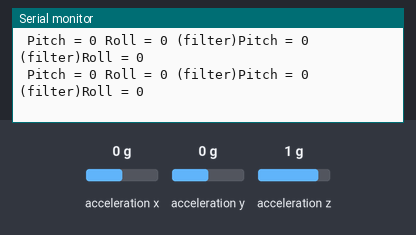
The sketch below on a simulated Arduino Uno, built with avr-gcc and run on an emulated ATmega328P. Shown: the last lines printed to the serial monitor. Wiring (inferred from the names in the program): ADXL345 accelerometer at I2C address 0x53. The test bench sets the inputs (shaded band); at power-on: acceleration x 0 g, acceleration y 0 g, acceleration z 1 g.

Above: at 1.2 s.
1.3 s: acceleration x set to -1.4 g
At 1.36 s:
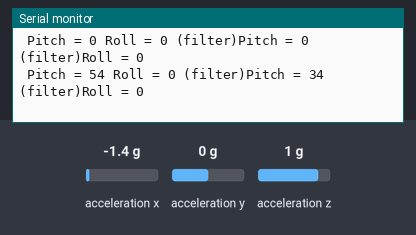
4.3 s: acceleration y set to -1.4 g
At 4.37 s:
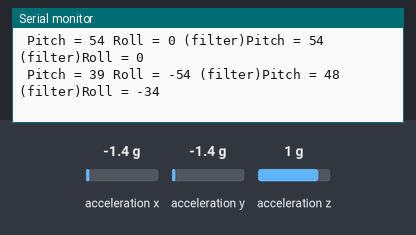
7.3 s: acceleration z set to -1.4 g
At 7.38 s:
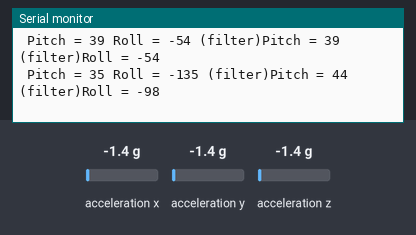
10.3 s: acceleration x set to 0 g
At 10.39 s:
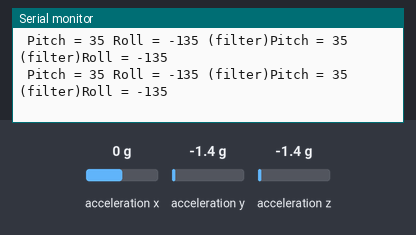
Timing chart, 0 to 13.3 s (numbered marks = the images above; inputs shaded):
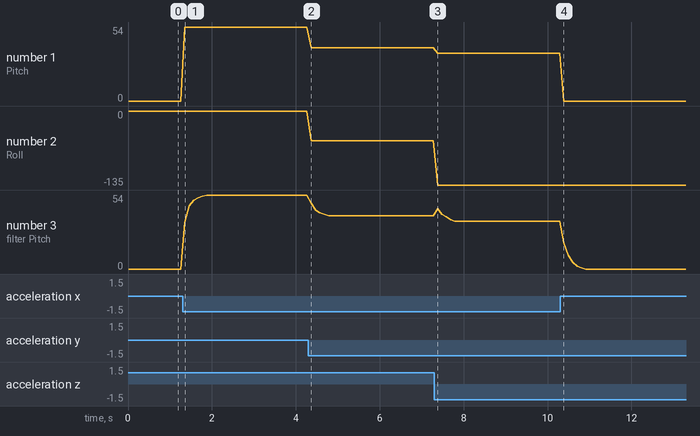

Measured:
- after the input at 1.3 s, the serial monitor: prints a new line after 0.06 s (image 1)
- after the input at 4.3 s, the serial monitor: prints a new line after 0.07 s (image 2)
- after the input at 7.3 s, the serial monitor: prints a new line after 0.08 s (image 3)
- plotted number 1: 0 → 54 after the input at 1.3 s, 54 → 39 after the input at 4.3 s, 39 → 35 after the input at 7.3 s, 35 → 0 after the input at 10.3 s
- plotted number 2: 0 → -54 after the input at 4.3 s, -54 → -135 after the input at 7.3 s
- plotted number 3: 0 → 54 after the input at 1.3 s, 54 → 39 after the input at 4.3 s, 39 → 35 after the input at 7.3 s, 35 → 0 after the input at 10.3 s

The sketch:

accelerometerPitchRoll_lpf.ino
```cpp
/*
    ADXL345 Triple Axis Accelerometer. Pitch & Roll calculation
    Read more: http://www.jarzebski.pl/arduino/czujniki-i-sensory/3-osiowy-akcelerometr-adxl345.html
    GIT: https://github.com/jarzebski/Arduino-ADXL345
    Web: http://www.jarzebski.pl
    (c) 2014 by Korneliusz Jarzebski
*/

#include <Wire.h>
#include "ADXL345.h"

ADXL345 accelerometer;

void setup(void)
{
  Serial.begin(9600);

  // Initialize ADXL345
  Serial.println("Initialize ADXL345");

  if (!accelerometer.begin())
  {
    Serial.println("Could not find a valid ADXL345 sensor, check wiring!");
    delay(500);
  }

  // Set measurement range
  // +/-  2G: ADXL345_RANGE_2G
  // +/-  4G: ADXL345_RANGE_4G
  // +/-  8G: ADXL345_RANGE_8G
  // +/- 16G: ADXL345_RANGE_16G
  accelerometer.setRange(ADXL345_RANGE_16G);
}

void loop(void)
{
  // Read normalized values
  Vector norm = accelerometer.readNormalize();

  // Low Pass Filter to smooth out data. 0.1 - 0.9
  Vector filtered = accelerometer.lowPassFilter(norm, 0.5);

  // Calculate Pitch & Roll
  int pitch = -(atan2(norm.XAxis, sqrt(norm.YAxis*norm.YAxis + norm.ZAxis*norm.ZAxis))*180.0)/M_PI;
  int roll  = (atan2(norm.YAxis, norm.ZAxis)*180.0)/M_PI;

  // Calculate Pitch & Roll (Low Pass Filter)
  int fpitch = -(atan2(filtered.XAxis, sqrt(filtered.YAxis*filtered.YAxis + filtered.ZAxis*filtered.ZAxis))*180.0)/M_PI;
  int froll  = (atan2(filtered.YAxis, filtered.ZAxis)*180.0)/M_PI;

  // Output
  Serial.print(" Pitch = ");
  Serial.print(pitch);
  Serial.print(" Roll = ");
  Serial.print(roll);

  // Output (filtered)
  Serial.print(" (filter)Pitch = ");
  Serial.print(fpitch);
  Serial.print(" (filter)Roll = ");
  Serial.print(froll);
  Serial.println();

  delay(100);
}
```

ADXL345.cpp
```cpp
// (licence header left out)
#if ARDUINO >= 100
#include "Arduino.h"
#else
#include "WProgram.h"
#endif

#include <Wire.h>

#include "ADXL345.h"

bool ADXL345::begin()
{
    f.XAxis = 0;
    f.YAxis = 0;
    f.ZAxis = 0;

    Wire.begin();

    // Check ADXL345 REG DEVID
    if (fastRegister8(ADXL345_REG_DEVID) != 0xE5)
    {
        return false;
    }

    // Enable measurement mode (0b00001000)
    writeRegister8(ADXL345_REG_POWER_CTL, 0x08);

    clearSettings();

    return true;
}

// Set Range
void ADXL345::setRange(adxl345_range_t range)
{
  // Get actual value register
  uint8_t value = readRegister8(ADXL345_REG_DATA_FORMAT);

  // Update the data rate
  // (&) 0b11110000 (0xF0 - Leave HSB)
  // (|) 0b0000xx?? (range - Set range)
  // (|) 0b00001000 (0x08 - Set Full Res)
  value &= 0xF0;
  value |= range;
  value |= 0x08;

  writeRegister8(ADXL345_REG_DATA_FORMAT, value);
}

// Get Range
adxl345_range_t ADXL345::getRange(void)
{
    return (adxl345_range_t)(readRegister8(ADXL345_REG_DATA_FORMAT) & 0x03);
}

// Set Data Rate
void ADXL345::setDataRate(adxl345_dataRate_t dataRate)
{
    writeRegister8(ADXL345_REG_BW_RATE, dataRate);
}

// Get Data Rate
adxl345_dataRate_t ADXL345::getDataRate(void)
{
    return (adxl345_dataRate_t)(readRegister8(ADXL345_REG_BW_RATE) & 0x0F);
}

// Low Pass Filter
Vector ADXL345::lowPassFilter(Vector vector, float alpha)
{
    f.XAxis = vector.XAxis * alpha + (f.XAxis * (1.0 - alpha));
    f.YAxis = vector.YAxis * alpha + (f.YAxis * (1.0 - alpha));
    f.ZAxis = vector.ZAxis * alpha + (f.ZAxis * (1.0 - alpha));
    return f;
}

// Read raw values
Vector ADXL345::readRaw(void)
{
    r.XAxis = readRegister16(ADXL345_REG_DATAX0);
    r.YAxis = readRegister16(ADXL345_REG_DATAY0);
    r.ZAxis = readRegister16(ADXL345_REG_DATAZ0);
    return r;
}

// Read normalized values
Vector ADXL345::readNormalize(float gravityFactor)
{
    readRaw();

    // (4 mg/LSB scale factor in Full Res) * gravity factor
    n.XAxis = r.XAxis * 0.004 * gravityFactor;
    n.YAxis = r.YAxis * 0.004 * gravityFactor;
    n.ZAxis = r.ZAxis * 0.004 * gravityFactor;

    return n;
}

// Read scaled values
Vector ADXL345::readScaled(void)
{
    readRaw();

    // (4 mg/LSB scale factor in Full Res)
    n.XAxis = r.XAxis * 0.004;
    n.YAxis = r.YAxis * 0.004;
    n.ZAxis = r.ZAxis * 0.004;

    return n;
}

void ADXL345::clearSettings(void)
{
    setRange(ADXL345_RANGE_2G);
    setDataRate(ADXL345_DATARATE_100HZ);

    writeRegister8(ADXL345_REG_THRESH_TAP, 0x00);
    writeRegister8(ADXL345_REG_DUR, 0x00);
    writeRegister8(ADXL345_REG_LATENT, 0x00);
    writeRegister8(ADXL345_REG_WINDOW, 0x00);
    writeRegister8(ADXL345_REG_THRESH_ACT, 0x00);
    writeRegister8(ADXL345_REG_THRESH_INACT, 0x00);
    writeRegister8(ADXL345_REG_TIME_INACT, 0x00);
    writeRegister8(ADXL345_REG_THRESH_FF, 0x00);
    writeRegister8(ADXL345_REG_TIME_FF, 0x00);

    uint8_t value;

    value = readRegister8(ADXL345_REG_ACT_INACT_CTL);
    value &= 0b10001000;
    writeRegister8(ADXL345_REG_ACT_INACT_CTL, value);

    value = readRegister8(ADXL345_REG_TAP_AXES);
    value &= 0b11111000;
    writeRegister8(ADXL345_REG_TAP_AXES, value);
}

// Set Tap Threshold (62.5mg / LSB)
void ADXL345::setTapThreshold(float threshold)
{
    uint8_t scaled = constrain(threshold / 0.0625f, 0, 255);
    writeRegister8(ADXL345_REG_THRESH_TAP, scaled);
}

// Get Tap Threshold (62.5mg / LSB)
float ADXL345::getTapThreshold(void)
{
    return readRegister8(ADXL345_REG_THRESH_TAP) * 0.0625f;
}

// Set Tap Duration (625us / LSB)
void ADXL345::setTapDuration(float duration)
{
    uint8_t scaled = constrain(duration / 0.000625f, 0, 255);
    writeRegister8(ADXL345_REG_DUR, scaled);
}

// Get Tap Duration (625us / LSB)
float ADXL345::getTapDuration(void)
{
    return readRegister8(ADXL345_REG_DUR) * 0.000625f;
}

// Set Double Tap Latency (1.25ms / LSB)
void ADXL345::setDoubleTapLatency(float latency)
{
    uint8_t scaled = constrain(latency / 0.00125f, 0, 255);
    writeRegister8(ADXL345_REG_LATENT, scaled);
}

// Get Double Tap Latency (1.25ms / LSB)
float ADXL345::getDoubleTapLatency()
{
    return readRegister8(ADXL345_REG_LATENT) * 0.00125f;
}

// Set Double Tap Window (1.25ms / LSB)
void ADXL345::setDoubleTapWindow(float window)
{
    uint8_t scaled = constrain(window / 0.00125f, 0, 255);
    writeRegister8(ADXL345_REG_WINDOW, scaled);
}

// Get Double Tap Window (1.25ms / LSB)
float ADXL345::getDoubleTapWindow(void)
{
    return readRegister8(ADXL345_REG_WINDOW) * 0.00125f;
}

// Set Activity Threshold (62.5mg / LSB)
void ADXL345::setActivityThreshold(float threshold)
{
    uint8_t scaled = constrain(threshold / 0.0625f, 0, 255);
    writeRegister8(ADXL345_REG_THRESH_ACT, scaled);
}

// Get Activity Threshold (65.5mg / LSB)
float ADXL345::getActivityThreshold(void)
{
    return readRegister8(ADXL345_REG_THRESH_ACT) * 0.0625f;
}

// Set Inactivity Threshold (65.5mg / LSB)
void ADXL345::setInactivityThreshold(float threshold)
{
    uint8_t scaled = constrain(threshold / 0.0625f, 0, 255);
    writeRegister8(ADXL345_REG_THRESH_INACT, scaled);
}

// Get Incactivity Threshold (65.5mg / LSB)
float ADXL345::getInactivityThreshold(void)
{
    return readRegister8(ADXL345_REG_THRESH_INACT) * 0.0625f;
}

// Set Inactivity Time (s / LSB)
void ADXL345::setTimeInactivity(uint8_t time)
{
    writeRegister8(ADXL345_REG_TIME_INACT, time);
}

// Get Inactivity Time (s / LSB)
uint8_t ADXL345::getTimeInactivity(void)
{
    return readRegister8(ADXL345_REG_TIME_INACT);
}

// Set Free Fall Threshold (65.5mg / LSB)
void ADXL345::setFreeFallThreshold(float threshold)
{
    uint8_t scaled = constrain(threshold / 0.0625f, 0, 255);
    writeRegister8(ADXL345_REG_THRESH_FF, scaled);
}

// Get Free Fall Threshold (65.5mg / LSB)
float ADXL345::getFreeFallThreshold(void)
{
    return readRegister8(ADXL345_REG_THRESH_FF) * 0.0625f;
}

// Set Free Fall Duratiom (5ms / LSB)
void ADXL345::setFreeFallDuration(float duration)
{
    uint8_t scaled = constrain(duration / 0.005f, 0, 255);
    writeRegister8(ADXL345_REG_TIME_FF, scaled);
}

// Get Free Fall Duratiom
float ADXL345::getFreeFallDuration()
{
    return readRegister8(ADXL345_REG_TIME_FF) * 0.005f;
}

void ADXL345::setActivityX(bool state)
{
    writeRegisterBit(ADXL345_REG_ACT_INACT_CTL, 6, state);
}

bool ADXL345::getActivityX(void)
{
    return readRegisterBit(ADXL345_REG_ACT_INACT_CTL, 6);
}

void ADXL345::setActivityY(bool state)
{
    writeRegisterBit(ADXL345_REG_ACT_INACT_CTL, 5, state);
}

bool ADXL345::getActivityY(void)
{
    return readRegisterBit(ADXL345_REG_ACT_INACT_CTL, 5);
}

void ADXL345::setActivityZ(bool state)
{
    writeRegisterBit(ADXL345_REG_ACT_INACT_CTL, 4, state);
}

bool ADXL345::getActivityZ(void)
{
    return readRegisterBit(ADXL345_REG_ACT_INACT_CTL, 4);
}

void ADXL345::setActivityXYZ(bool state)
{
    uint8_t value;

    value = readRegister8(ADXL345_REG_ACT_INACT_CTL);

    if (state)
    {
	value |= 0b00111000;
    } else
    {
	value &= 0b11000111;
    }

    writeRegister8(ADXL345_REG_ACT_INACT_CTL, value);
}


void ADXL345::setInactivityX(bool state)
{
    writeRegisterBit(ADXL345_REG_ACT_INACT_CTL, 2, state);
}

bool ADXL345::getInactivityX(void)
{
    return readRegisterBit(ADXL345_REG_ACT_INACT_CTL, 2);
}

void ADXL345::setInactivityY(bool state)
{
    writeRegisterBit(ADXL345_REG_ACT_INACT_CTL, 1, state);
}

bool ADXL345::getInactivityY(void)
{
    return readRegisterBit(ADXL345_REG_ACT_INACT_CTL, 1);
}

void ADXL345::setInactivityZ(bool state)
{
    writeRegisterBit(ADXL345_REG_ACT_INACT_CTL, 0, state);
}

bool ADXL345::getInactivityZ(void)
{
    return readRegisterBit(ADXL345_REG_ACT_INACT_CTL, 0);
}

void ADXL345::setInactivityXYZ(bool state)
{
    uint8_t value;

    value = readRegister8(ADXL345_REG_ACT_INACT_CTL);

    if (state)
    {
	value |= 0b00000111;
    } else
    {
	value &= 0b11111000;
    }

    writeRegister8(ADXL345_REG_ACT_INACT_CTL, value);
}

void ADXL345::setTapDetectionX(bool state)
{
    writeRegisterBit(ADXL345_REG_TAP_AXES, 2, state);
}

bool ADXL345::getTapDetectionX(void)
{
    return readRegisterBit(ADXL345_REG_TAP_AXES, 2);
}

void ADXL345::setTapDetectionY(bool state)
{
    writeRegisterBit(ADXL345_REG_TAP_AXES, 1, state);
}

bool ADXL345::getTapDetectionY(void)
{
    return readRegisterBit(ADXL345_REG_TAP_AXES, 1);
}

void ADXL345::setTapDetectionZ(bool state)
{
    writeRegisterBit(ADXL345_REG_TAP_AXES, 0, state);
}

bool ADXL345::getTapDetectionZ(void)
{
    return readRegisterBit(ADXL345_REG_TAP_AXES, 0);
}

void ADXL345::setTapDetectionXYZ(bool state)
{
    uint8_t value;

    value = readRegister8(ADXL345_REG_TAP_AXES);

    if (state)
    {
	value |= 0b00000111;
    } else
    {
	value &= 0b11111000;
    }

    writeRegister8(ADXL345_REG_TAP_AXES, value);
}


void ADXL345::useInterrupt(adxl345_int_t interrupt)
{
    if (interrupt == 0)
    {
	writeRegister8(ADXL345_REG_INT_MAP, 0x00);
    } else
    {
	writeRegister8(ADXL345_REG_INT_MAP, 0xFF);
    }

    writeRegister8(ADXL345_REG_INT_ENABLE, 0xFF);
}

Activites ADXL345::readActivites(void)
{
    uint8_t data = readRegister8(ADXL345_REG_INT_SOURCE);

    a.isOverrun = ((data >> ADXL345_OVERRUN) & 1);
    a.isWatermark = ((data >> ADXL345_WATERMARK) & 1);
    a.isFreeFall = ((data >> ADXL345_FREE_FALL) & 1);
    a.isInactivity = ((data >> ADXL345_INACTIVITY) & 1);
    a.isActivity = ((data >> ADXL345_ACTIVITY) & 1);
    a.isDoubleTap = ((data >> ADXL345_DOUBLE_TAP) & 1);
    a.isTap = ((data >> ADXL345_SINGLE_TAP) & 1);
    a.isDataReady = ((data >> ADXL345_DATA_READY) & 1);

    data = readRegister8(ADXL345_REG_ACT_TAP_STATUS);

    a.isActivityOnX = ((data >> 6) & 1);
    a.isActivityOnY = ((data >> 5) & 1);
    a.isActivityOnZ = ((data >> 4) & 1);
    a.isTapOnX = ((data >> 2) & 1);
    a.isTapOnY = ((data >> 1) & 1);
    a.isTapOnZ = ((data >> 0) & 1);

    return a;
}

// Write byte to register
void ADXL345::writeRegister8(uint8_t reg, uint8_t value)
{
    Wire.beginTransmission(ADXL345_ADDRESS);
    #if ARDUINO >= 100
        Wire.write(reg);
        Wire.write(value);
    #else
        Wire.send(reg);
        Wire.send(value);
    #endif
    Wire.endTransmission();
}

// Read byte to register
uint8_t ADXL345::fastRegister8(uint8_t reg)
{
    uint8_t value;
    Wire.beginTransmission(ADXL345_ADDRESS);
    #if ARDUINO >= 100
        Wire.write(reg);
    #else
        Wire.send(reg);
    #endif
    Wire.endTransmission();

    Wire.requestFrom(ADXL345_ADDRESS, 1);
    #if ARDUINO >= 100
        value = Wire.read();
    #else
        value = Wire.receive();
    #endif;
    Wire.endTransmission();

    return value;
}

// Read byte from register
uint8_t ADXL345::readRegister8(uint8_t reg)
{
    uint8_t value;
    Wire.beginTransmission(ADXL345_ADDRESS);
    #if ARDUINO >= 100
        Wire.write(reg);
    #else
        Wire.send(reg);
    #endif
    Wire.endTransmission();

    Wire.beginTransmission(ADXL345_ADDRESS);
    Wire.requestFrom(ADXL345_ADDRESS, 1);
    while(!Wire.available()) {};
    #if ARDUINO >= 100
        value = Wire.read();
    #else
        value = Wire.receive();
    #endif;
    Wire.endTransmission();

    return value;
}

// Read word from register
int16_t ADXL345::readRegister16(uint8_t reg)
{
    int16_t value;
    Wire.beginTransmission(ADXL345_ADDRESS);
    #if ARDUINO >= 100
        Wire.write(reg);
    #else
        Wire.send(reg);
    #endif
    Wire.endTransmission();

    Wire.beginTransmission(ADXL345_ADDRESS);
    Wire.requestFrom(ADXL345_ADDRESS, 2);
    while(!Wire.available()) {};
    #if ARDUINO >= 100
        uint8_t vla = Wire.read();
        uint8_t vha = Wire.read();
    #else
        uint8_t vla = Wire.receive();
        uint8_t vha = Wire.receive();
    #endif;
    Wire.endTransmission();

    value = vha << 8 | vla;

    return value;
}

void ADXL345::writeRegisterBit(uint8_t reg, uint8_t pos, bool state)
{
    uint8_t value;
    value = readRegister8(reg);

    if (state)
    {
	value |= (1 << pos);
    } else
    {
	value &= ~(1 << pos);
    }

    writeRegister8(reg, value);
}

bool ADXL345::readRegisterBit(uint8_t reg, uint8_t pos)
{
    uint8_t value;
    value = readRegister8(reg);
    return ((value >> pos) & 1);
}
```

Source omitted: ADXL345.h (6433 bytes)
